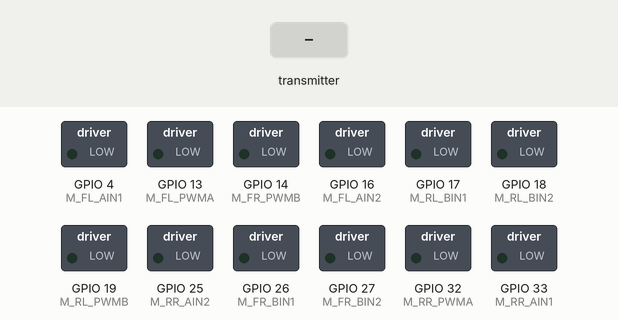
This sketch was run on a simulated ESP32. On the bench: switched loads named in the sketch (green lamp = pin HIGH). The inputs (shaded band) are chosen by the test bench. What the sketch prints to the serial monitor is not drawn.

Above: at 1.2 s.
1.3 s: the transmitter starts sending fl = 1024
At 2.0 s:
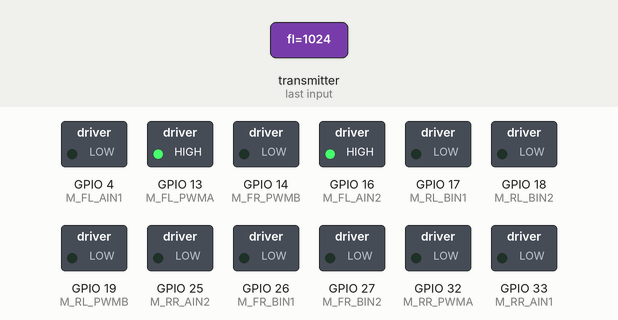
2.8 s: the transmitter starts sending fr = 1024
At 3.5 s:
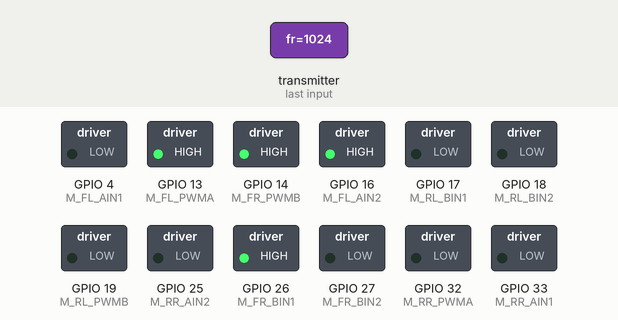
4.3 s: the transmitter starts sending rl = 1024
At 4.6 s:
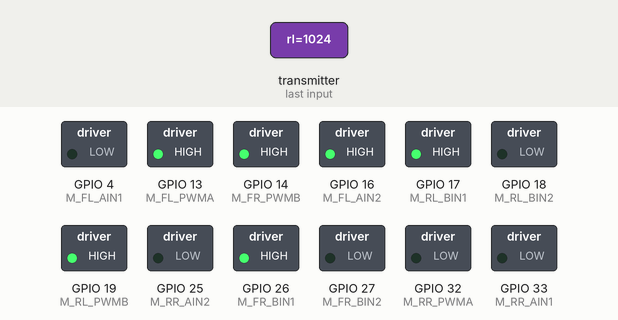
5.8 s: the transmitter starts sending rr = 1024
At 6.9 s:
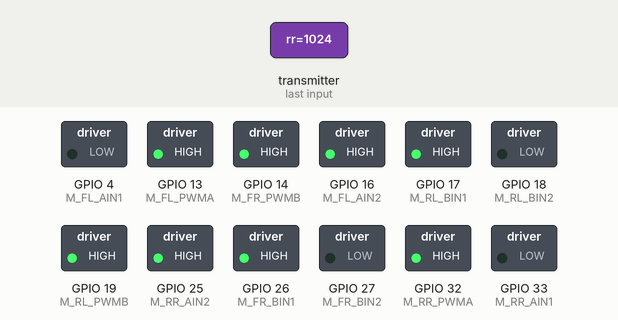
7.3 s: the transmitter starts sending fl = 0
At 8.1 s:
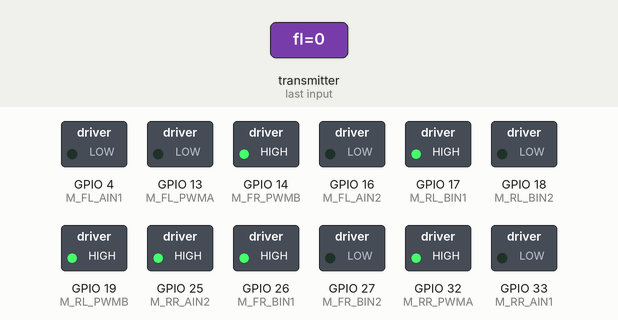
8.8 s: the transmitter starts sending fr = 0
At 9.2 s:
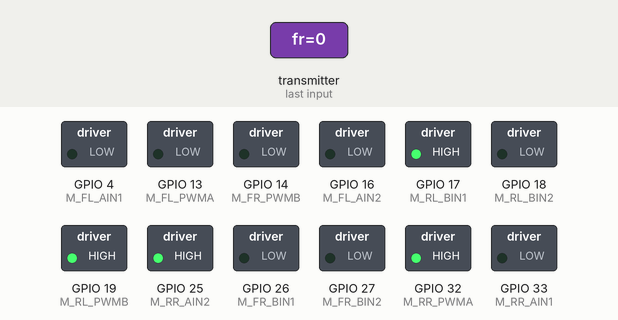
Timing chart, 0 to 11.3 s (numbered marks = the images above; inputs shaded):
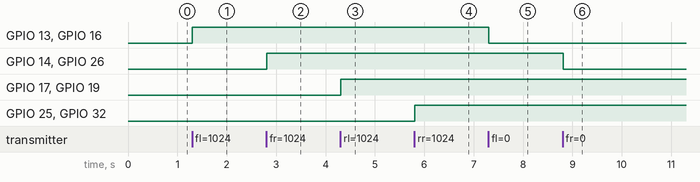

Measured:
- after the input at 1.3 s, GPIO 13 (M_FL_PWMA), GPIO 16 (M_FL_AIN2): LOW → HIGH at once
- after the input at 2.8 s, GPIO 14 (M_FR_PWMB), GPIO 26 (M_FR_BIN1): LOW → HIGH at once
- after the input at 4.3 s, GPIO 17 (M_RL_BIN1), GPIO 19 (M_RL_PWMB): LOW → HIGH at once
- after the input at 5.8 s, GPIO 25 (M_RR_AIN2), GPIO 32 (M_RR_PWMA): LOW → HIGH at once
- after the input at 7.3 s, GPIO 13 (M_FL_PWMA), GPIO 16 (M_FL_AIN2): HIGH → LOW at once
- after the input at 8.8 s, GPIO 14 (M_FR_PWMB), GPIO 26 (M_FR_BIN1): HIGH → LOW at once

The sketch:

ESPNOW_Receiver.ino
```cpp
/**
 * ============================================================
 *  ESP-NOW Receiver for Mecanum Car
 *  Hardware: ESP32 Dev Module
 *  Role: Receives Mecanum wheel speeds from the Gesture Glove
 *        over ESP-NOW, and drives the motors directly.
 * ============================================================
 */

#include <esp_now.h>
#include <WiFi.h>

// ----------------------------------------------------------
// PIN DEFINITIONS — LEFT MOTOR CONTROLLER
// ----------------------------------------------------------
#define M_FL_PWMA  13
#define M_FL_AIN1   4
#define M_FL_AIN2  16

#define M_RL_BIN1  17
#define M_RL_BIN2  18
#define M_RL_PWMB  19

// ----------------------------------------------------------
// PIN DEFINITIONS — RIGHT MOTOR CONTROLLER
// ----------------------------------------------------------
#define M_FR_BIN1  26
#define M_FR_BIN2  27
#define M_FR_PWMB  14

#define M_RR_AIN1  33
#define M_RR_AIN2  25
#define M_RR_PWMA  32

// ----------------------------------------------------------
// Motor PWM parameters (5 kHz, 8-bit)
// ----------------------------------------------------------
const int PWM_FREQ = 5000;
const int PWM_RES  = 8;       // 0–255

// ----------------------------------------------------------
// ESP-NOW Data Structure
// ----------------------------------------------------------
typedef struct CarCommand {
    int16_t fl; // Front-Left speed
    int16_t fr; // Front-Right speed
    int16_t rl; // Rear-Left speed
    int16_t rr; // Rear-Right speed
    float pitch;
    float roll;
    float yaw_rate;
} CarCommand;

CarCommand incomingCmd;
unsigned long lastRecvTime = 0;
const unsigned long TIMEOUT_MS = 500; // Stop if no signal for 500ms

// ----------------------------------------------------------
// Motor drive helpers
// ----------------------------------------------------------

void driveFL(int spd) {
  if (spd == 0) {
    digitalWrite(M_FL_AIN1, LOW); digitalWrite(M_FL_AIN2, LOW);
    ledcWrite(M_FL_PWMA, 0);
  } else if (spd > 0) {
    digitalWrite(M_FL_AIN1, LOW);  digitalWrite(M_FL_AIN2, HIGH);
    ledcWrite(M_FL_PWMA, spd);
  } else {
    digitalWrite(M_FL_AIN1, HIGH); digitalWrite(M_FL_AIN2, LOW);
    ledcWrite(M_FL_PWMA, -spd);
  }
}

void driveFR(int spd) {
  if (spd == 0) {
    digitalWrite(M_FR_BIN1, LOW); digitalWrite(M_FR_BIN2, LOW);
    ledcWrite(M_FR_PWMB, 0);
  } else if (spd > 0) {
    digitalWrite(M_FR_BIN1, HIGH); digitalWrite(M_FR_BIN2, LOW);
    ledcWrite(M_FR_PWMB, spd);
  } else {
    digitalWrite(M_FR_BIN1, LOW);  digitalWrite(M_FR_BIN2, HIGH);
    ledcWrite(M_FR_PWMB, -spd);
  }
}

void driveRL(int spd) {
  if (spd == 0) {
    digitalWrite(M_RL_BIN1, LOW); digitalWrite(M_RL_BIN2, LOW);
    ledcWrite(M_RL_PWMB, 0);
  } else if (spd > 0) {
    digitalWrite(M_RL_BIN1, HIGH); digitalWrite(M_RL_BIN2, LOW);
    ledcWrite(M_RL_PWMB, spd);
  } else {
    digitalWrite(M_RL_BIN1, LOW);  digitalWrite(M_RL_BIN2, HIGH);
    ledcWrite(M_RL_PWMB, -spd);
  }
}

void driveRR(int spd) {
  if (spd == 0) {
    digitalWrite(M_RR_AIN1, LOW); digitalWrite(M_RR_AIN2, LOW);
    ledcWrite(M_RR_PWMA, 0);
  } else if (spd > 0) {
    digitalWrite(M_RR_AIN1, LOW);  digitalWrite(M_RR_AIN2, HIGH);
    ledcWrite(M_RR_PWMA, spd);
  } else {
    digitalWrite(M_RR_AIN1, HIGH); digitalWrite(M_RR_AIN2, LOW);
    ledcWrite(M_RR_PWMA, -spd);
  }
}

void applySpeeds(int fl, int fr, int rl, int rr) {
  driveFL(fl);
  driveFR(fr);
  driveRL(rl);
  driveRR(rr);
}

void allStop() {
  applySpeeds(0, 0, 0, 0);
}

// ----------------------------------------------------------
// Callback when data is received
// ----------------------------------------------------------
void OnDataRecv(const uint8_t * mac, const uint8_t *incomingData, int len) {
  if (len == sizeof(incomingCmd)) {
    memcpy(&incomingCmd, incomingData, sizeof(incomingCmd));
    lastRecvTime = millis();
  }
}

// ----------------------------------------------------------
// Setup
// ----------------------------------------------------------
void setup() {
  Serial.begin(115200);
  Serial.println("\n=== ESP-NOW Motor Receiver Starting ===");

  // Motor direction GPIO
  pinMode(M_FL_AIN1, OUTPUT); pinMode(M_FL_AIN2, OUTPUT);
  pinMode(M_RL_BIN1, OUTPUT); pinMode(M_RL_BIN2, OUTPUT);
  pinMode(M_FR_BIN1, OUTPUT); pinMode(M_FR_BIN2, OUTPUT);
  pinMode(M_RR_AIN1, OUTPUT); pinMode(M_RR_AIN2, OUTPUT);

  // Motor PWM
  ledcAttach(M_FL_PWMA, PWM_FREQ, PWM_RES);
  ledcAttach(M_RL_PWMB, PWM_FREQ, PWM_RES);
  ledcAttach(M_FR_PWMB, PWM_FREQ, PWM_RES);
  ledcAttach(M_RR_PWMA, PWM_FREQ, PWM_RES);

  allStop();

  // Set device as a Wi-Fi Station
  WiFi.mode(WIFI_STA);
  Serial.print("Car MAC Address: ");
  Serial.println(WiFi.macAddress());

  // Init ESP-NOW
  if (esp_now_init() != ESP_OK) {
    Serial.println("Error initializing ESP-NOW");
    return;
  }

  // Register callback
  esp_now_register_recv_cb(esp_now_recv_cb_t(OnDataRecv));

  Serial.println("ESP-NOW Ready. Waiting for glove commands...");
}

// ----------------------------------------------------------
// Loop
// ----------------------------------------------------------
void loop() {
  // If we haven't received a command in TIMEOUT_MS, stop the motors for safety
  if (millis() - lastRecvTime > TIMEOUT_MS) {
    allStop();
  } else {
    applySpeeds(incomingCmd.fl, incomingCmd.fr, incomingCmd.rl, incomingCmd.rr);
  }

  delay(10); // small delay to prevent task watchdog
}
```
